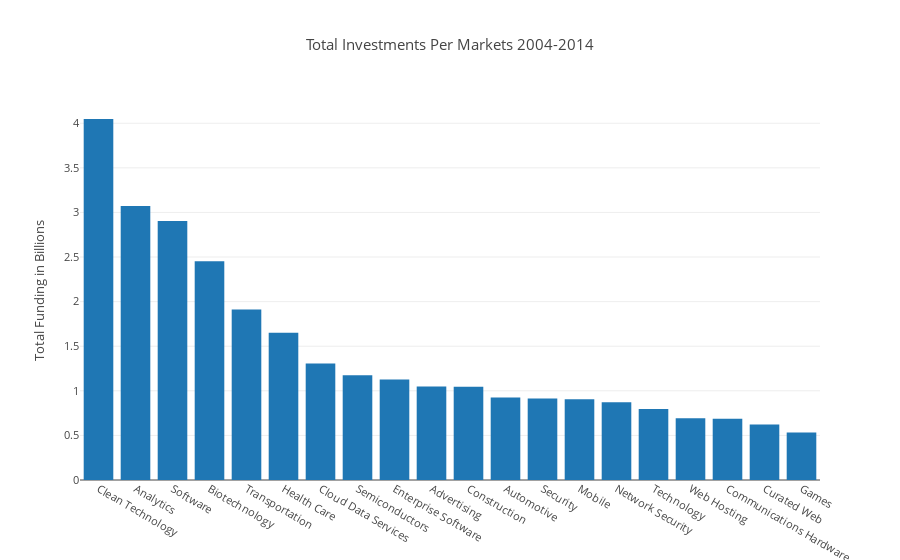

Notebook code for this chart:
### Code cell
funding_in_markets_bar = [go.Bar(
            x=largest,
            y=[market_funding_dict[x]/1e3 for x in largest]
    )]

iplot({'data':funding_in_markets_bar, 'layout':{'title': 'Total Investments Per Markets 2004-2014',
                          'font': dict(size=11),
                          'yaxis': dict(title='Total Funding in Billions')}}, filename='basic-bar')

### Figure 1 — Plotly figure (JSON) as saved in the notebook; plotly's stock layout.template omitted (floating-point values rounded to 4 significant figures)
{"data": [{"type": "bar", "uid": "03fc1192-d80d-11e8-91c4-6a000073fc60", "x": ["Clean Technology", "Analytics", "Software", "Biotechnology", "Transportation", "Health Care", "Cloud Data Services", "Semiconductors", "Enterprise Software", "Advertising", "Construction", "Automotive", "Security", "Mobile", "Network Security", "Technology", "Web Hosting", "Communications Hardware", "Curated Web", "Games"], "y": [4.048, 3.073, 2.905, 2.452, 1.911, 1.65, 1.305, 1.174, 1.128, 1.047, 1.045, 0.9252, 0.9144, 0.906, 0.8712, 0.7956, 0.6913, 0.6875, 0.6214, 0.5318]}], "layout": {"font": {"size": 11}, "title": "Total Investments Per Markets 2004-2014", "yaxis": {"title": "Total Funding in Billions"}}}
